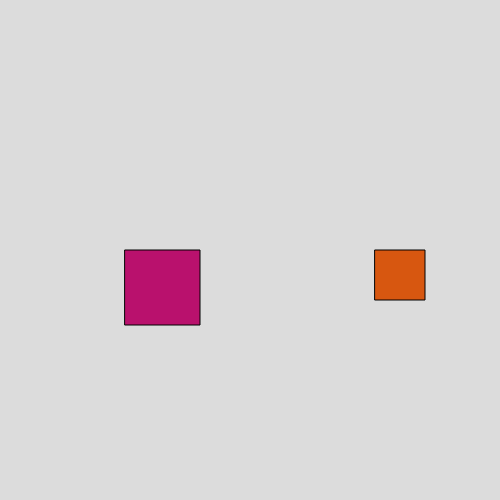
Frame 1 (no input)
Frame 60 (no input): identical to frame 1, image omitted
Frame 120 (the mouse pressed at the canvas centre since frame 60): identical to frame 1, image omitted

The p5.js sketch that drew this single still picture (run headless with seeded random() and noise() and a simulated clock; from frame 60 on, the mouse is pressed at the canvas centre):

// p5.js sketch
// ── sketch.js
/// <reference path="./libraries/p5.global-mode.d.ts" />

/**
 * Creates a button object that contains the location, dimensions, and a draw method
 */
class Button {
  constructor(x,y,w,h) {
    this.x = x;
    this.y = y;
    this.w = w;
    this.h = h;
  }

  /**
   * Calls the rect method and draws the rectangle
   */
  draw() {
    rect(this.x,this.y,this.w,this.h);
  }

  /**
   * Returns whether or not the xa nd y values is on the button
   * @param {*} x 
   * @param {*} y 
   * @returns 
   */
  contains(x,y) {
    return this.x < x && x < this.x + this.w && this.y < y && y < this.y + this.h;
  }
}

//Current button
var button;
//The current display shape
var state = 0;


function setup() {
  createCanvas(500, 500);
  //Initialize new button
  button = new Button(width/2-width/4,height/2,75,75);
}

function draw() {
  //Draw background
  background(220);

  //Draw the button
  fill("#B9116D");
  button.draw();

  //draw the specific shape based on the state
  fill("#D75710")
  var x = width / 2 + width / 4;
  var y = width / 2;
  var h = 50;
  if(state == 0) {
    rect(x,y,h,h);
  } else if(state == 1) {
    ellipse(x,y,h);
  } else if(state == 2) {
    triangle(x,y,x + h,y,x + h,y + h);
  }
}


function mouseClicked() {
  if(button.contains(mouseX,mouseY)) {
    //Loop the state between 0, 1, and 2
    state = (state + 1)% 3;
  }
}
